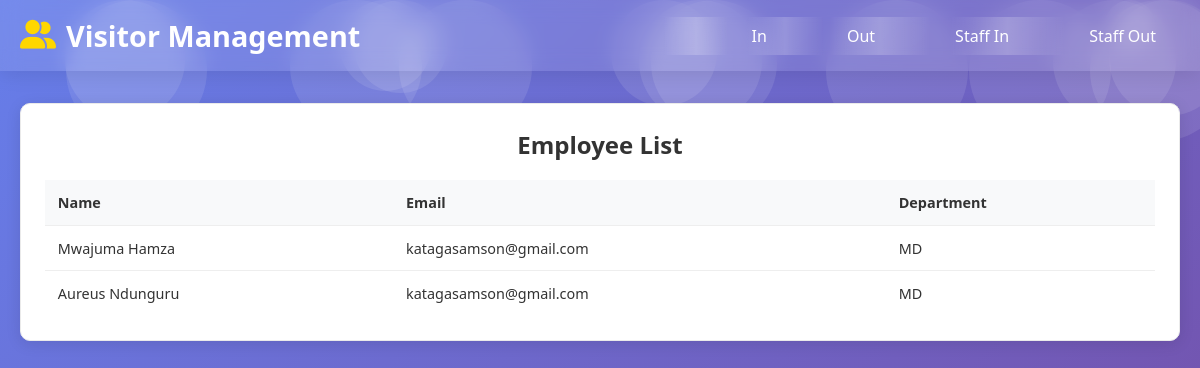
/employees/, run on the app's committed database.
### visitor_app/models.py (models this page shows, shortened)
class Employee(models.Model):
    name = models.CharField(max_length=100)
    email = models.EmailField()
    department = models.CharField(max_length=100)
    is_active = models.BooleanField(default=True)

### visitor_app/views.py (the view)
# urls.py: path('employees/', views.employees, name='employees'),
def employees(request):
    employees_list = Employee.objects.filter(is_active=True)
    return render(request, 'visitor_app/employees.html', {'employees': employees_list})

### visitor_app/templates/visitor_app/employees.html (shortened to what this page needs)
{% extends 'visitor_app/base.html' %}
{% block content %}
<div class="card">
    <h2>Employee List</h2>
    <table class="table">
        <thead>
            <tr>
                <th>Name</th>
                <th>Email</th>
                <th>Department</th>
            </tr>
        </thead>
        <tbody>
            {% for employee in employees %}
            <tr>
                <td>{{ employee.name }}</td>
                <td>{{ employee.email }}</td>
                <td>{{ employee.department }}</td>
            </tr>
            {% empty %}
            <tr>
                <td colspan="3" style="text-align: center;">No employees found</td>
            </tr>
            {% endfor %}
        </tbody>
    </table>
</div>
{% endblock %}

### visitor_app/templates/visitor_app/base.html (style rules this page uses)
* { margin: 0; padding: 0; box-sizing: border-box; }
body { font-family: 'Segoe UI', Tahoma, Geneva, Verdana, sans-serif; background: linear-gradient(135deg, #667eea 0%, #764ba2 100%); color: #333; min-height: 100vh; }
.card { background: rgba(255, 255, 255, 0.95); border-radius: 20px; padding: 2.5rem; box-shadow: 0 15px 35px rgba(0,0,0,0.1); margin-bottom: 2rem; backdrop-filter: blur(10px); border: 1px solid rgba(255, 255, 255, 0.2); animation: fadeInUp 1s ease-out; transition: transform 0.3s ease, box-shadow 0.3s ease; }

### visitor_app/templates/visitor_app/employees.html (style rules this page uses)
.card { background: white; border-radius: 10px; padding: 1.5rem; box-shadow: 0 3px 15px rgba(0,0,0,0.1); margin: 0 auto; border: 1px solid #eaeaea; }
.card h2 { margin-bottom: 1.2rem; color: #333; font-size: 1.5rem; text-align: center; }
.table { width: 100%; border-collapse: collapse; margin-top: 0.5rem; font-size: 0.9rem; }
.table th, .table td { padding: 0.8rem; text-align: left; border-bottom: 1px solid #eee; }
.table th { background-color: #f8f9fa; font-weight: 600; color: #333; }
.table tbody tr:last-child td { border-bottom: none; }

### data on the page
Employee: name "Mwajuma Hamza", email "katagasamson@gmail.com", department "MD"
Employee: name "Aureus Ndunguru", email "katagasamson@gmail.com", department "MD"
